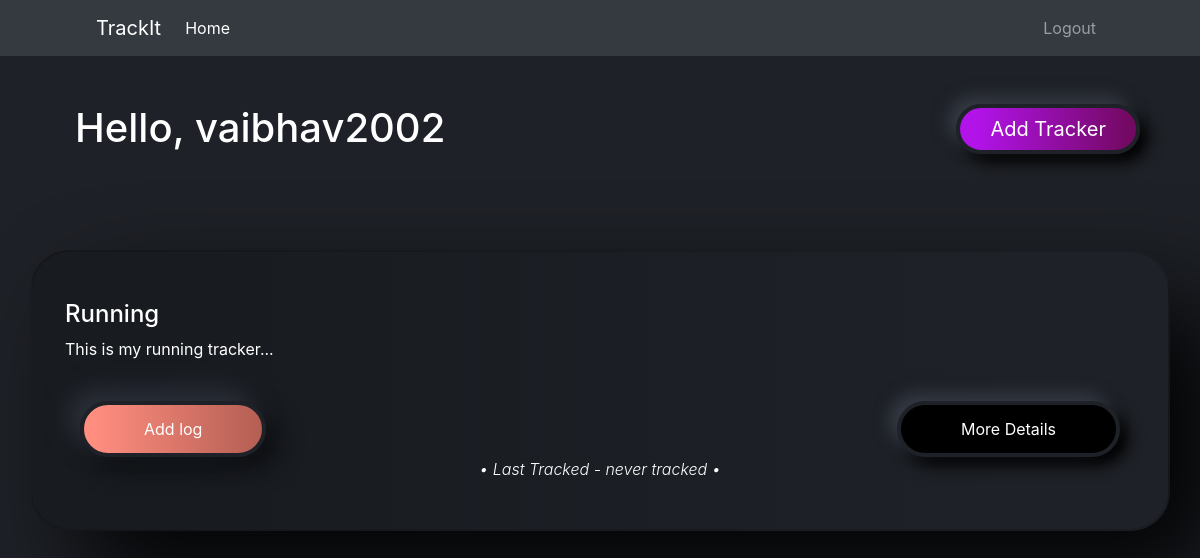
The app's page /home (signed in) with its own data.
### application/models.py (models this page shows, shortened)
class User(db.Model, UserMixin):
    __tablename__ = 'user'
    id = db.Column(db.Integer, autoincrement=True, primary_key=True)
    username = db.Column(db.String, unique=True, nullable=False)
    password = db.Column(db.String(20), nullable=True)
    trackers = db.relationship('Tracker', backref='user', lazy=True)

class Tracker(db.Model):
    __tablename__ = 'tracker'
    id = db.Column(db.Integer, autoincrement=True, primary_key=True)
    name = db.Column(db.String, nullable=False)
    description = db.Column(db.String(1000))
    tracker_type = db.Column(db.String, nullable=False)
    settings = db.Column(db.String, default=None)
    user_id = db.Column(db.Integer, db.ForeignKey('user.id', ondelete="CASCADE"), nullable=False)
    logs = db.relationship('Log', backref='tracker', lazy=True)

### application/controllers.py (the view)
@app.route('/')
@app.route('/home')
@login_required
def home():
	trackers = Tracker.query.filter_by(user_id=current_user.id)
	logs = Log.query.all()
	return render_template("home.html", trackers=trackers, logs=logs, title="Home Page")

### application/controllers.py (called while the page is built)
@login_manager.user_loader
def load_user(user_id):
	return User.query.get(int(user_id))

### application/templates/home.html
{% extends "base.html"%}
{% set active_page = "home" %}
{% block content %}
<div class="row mx-auto container">
	<div class="col">
		<h1 class="container mt-5">Hello, {{ current_user.username }}</h1>
	</div>
	<div class="col ">
		<a href="{{url_for('add_tracker')}}" class=" my-button-success btn btn-lg my-5 float-right sec-button">Add Tracker</a>
	</div>
</div>
{% for tracker in trackers %}
{% set latest_log = tracker.logs[-1].timestamp if tracker.logs else "never tracked" %}
<a href="{{ url_for('tracker', tracker_id=tracker.id) }}" style="color:white;">
<div class="container card p-5 mt-5">
	<div class="row">
		<h4>{{tracker.name}}</h4>
	</div>
	<div class="row">
		<p>{{tracker.description[0:40]}}...</p>
	</div>
	<br>
	<div class="row">
		<div class="col">
			<a type="button" class="btn btn-primary my-button"
			style="padding: 12px 60px;" href="{{ url_for('add_log', tracker_id=tracker.id) }}">
	  		Add log
	  	</a>
		</div>
		<div class="col ">
			<a type="button" class="btn btn-primary float-right sec2-button" style="padding: 12px 60px;" href="{{ url_for('tracker', tracker_id=tracker.id) }}">
	  		More Details
	  	</a>
		</div>
	</div>
	<div class="row justify-content-center font-italic font-weight-light">
		<p class="m-0">•  Last Tracked - {{ latest_log if latest_log == "never tracked" else latest_log|get_latest_time + " ago" }}  •</p>
	</div>
</div>
</a>
{% endfor %}
<br>
{% endblock %}

### application/static/styles/style.css (style rules this page uses)
body { background-color: #1e2127; color: white; }
.my-button { background: linear-gradient(90deg, #FF8E7F 5.43%, #B45E53 100%); border: 4px solid #1E2127; box-sizing: border-box; box-shadow: -12px -12px 24px #2B2F38, 12px 12px 24px #0D0F12; border-radius: 40px; padding: 8px 40px; color: white; }
.card { background: linear-gradient(90.09deg, #181B20 10.49%, #1E2127 87.19%); border: 2px solid rgba(0, 0, 0, 0.14); box-sizing: border-box; box-shadow: 50px 50px 100px rgba(0, 0, 0, 0.9); border-radius: 40px; color: white; }
.my-button-success { background: linear-gradient(271.23deg, #0F41A2 1.3%, #1276AE 92.86%); padding: 6px 30px; border: 4px solid #1E2127; box-sizing: border-box; box-shadow: -8px -8px 16px rgba(57, 63, 74, 0.82), 8px 8px 16px #000000; border-radius: 40px; color: white; }
.sec-button { background: linear-gradient(90.87deg, #B113E9 9.8%, #740963 95.06%); border: 4px solid #1E2127; box-sizing: border-box; box-shadow: -8px -8px 16px rgba(57, 63, 74, 0.82), 8px 8px 16px #000000; border-radius: 40px; }
.sec2-button { background-color: black; border: 4px solid #1E2127; box-sizing: border-box; box-shadow: -8px -8px 16px rgba(57, 63, 74, 0.82), 8px 8px 16px #000000; border-radius: 40px; color: white; }

### records on screen
User: username "vaibhav2002"
Tracker: name "Running", description "This is my running tracker", latest_log "never tracked"
